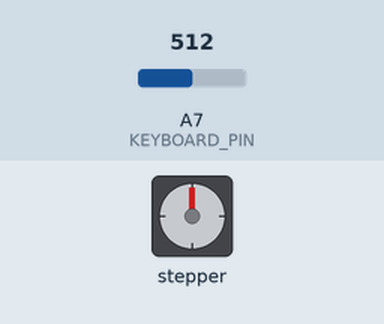
Recording of a sketch running on a simulated Arduino Nano, built with avr-gcc and run on an emulated ATmega328P. Parts: stepper motor. The test bench sets the inputs (shaded band); at power-on: A7 (KEYBOARD_PIN) = 512. Stepper angles assume 4096 steps per turn; what the sketch prints to the serial monitor is not drawn.

Above: at 0.05 s.
Timing chart, 0 to 5.1 s (numbered marks = the images above):
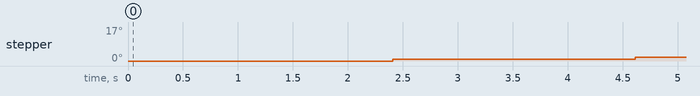

The sketch:

sample.ino
```cpp
#include <AccelStepper.h>
#define HALFSTEP 8
#define KEYBOARD_PIN A7

// Motor pin definitions
#define motorPin1  3     // IN1 on the ULN2003 driver 1
#define motorPin2  4     // IN2 on the ULN2003 driver 1
#define motorPin3  5     // IN3 on the ULN2003 driver 1
#define motorPin4  6     // IN4 on the ULN2003 driver 1

// Initialize with pin sequence IN1-IN3-IN2-IN4 for using the AccelStepper with 28BYJ-48
AccelStepper stepper1(HALFSTEP, motorPin1, motorPin3, motorPin2, motorPin4);

void setup() {
  stepper1.setMaxSpeed(1000.0);
  stepper1.setAcceleration(100.0);
  stepper1.setSpeed(200);
  stepper1.moveTo(20000);

  pinMode(KEYBOARD_PIN, INPUT);
  Serial.begin(9600);

}//--(end setup )---

void loop() {

  //Change direction when the stepper reaches the target position
  if (stepper1.distanceToGo() == 0) {
    stepper1.moveTo(-stepper1.currentPosition());
  }
  stepper1.run();

    Serial.println(analogRead(KEYBOARD_PIN));
    delay(200);
}
```
